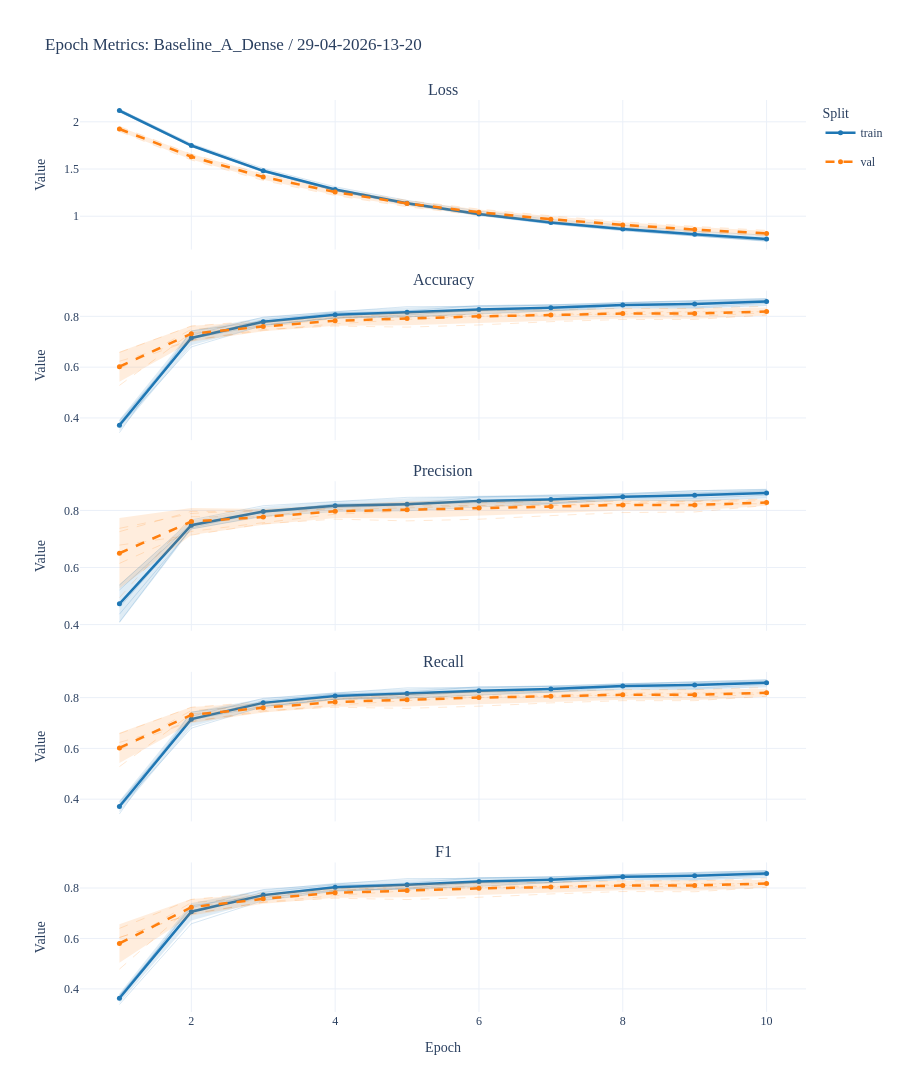
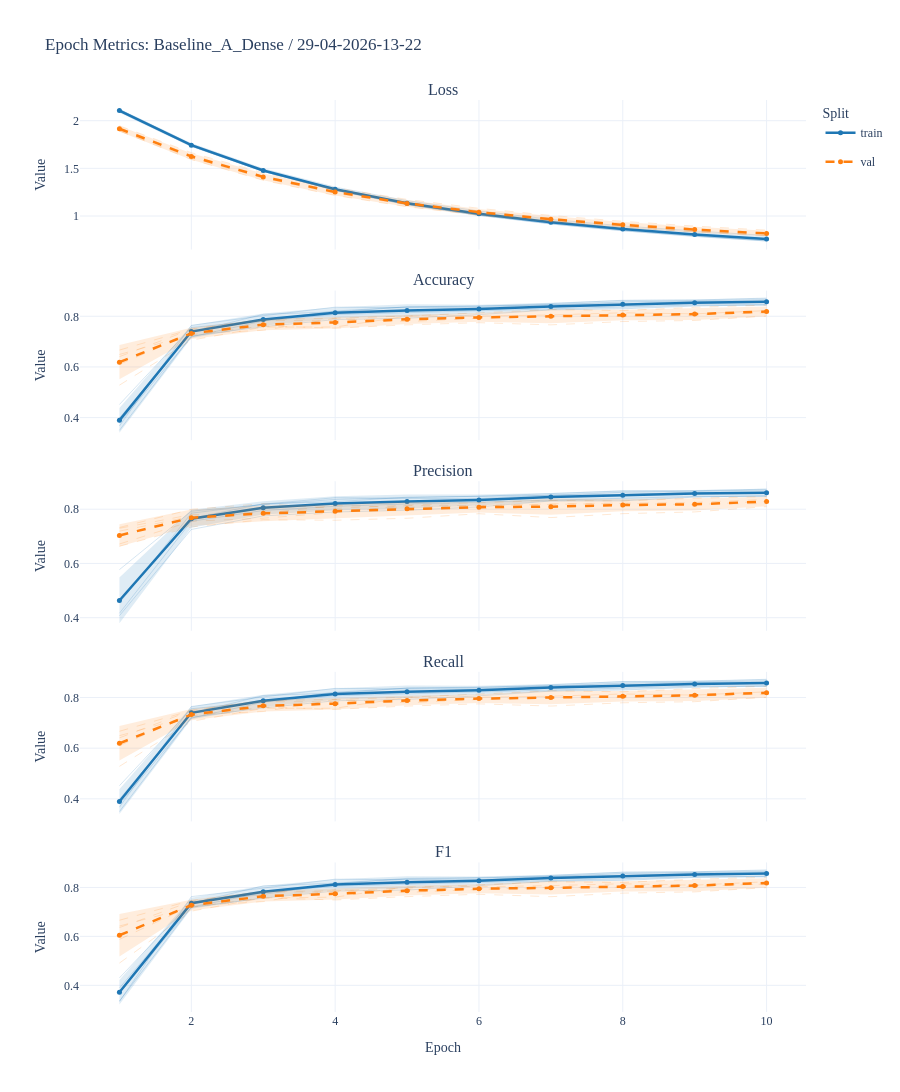
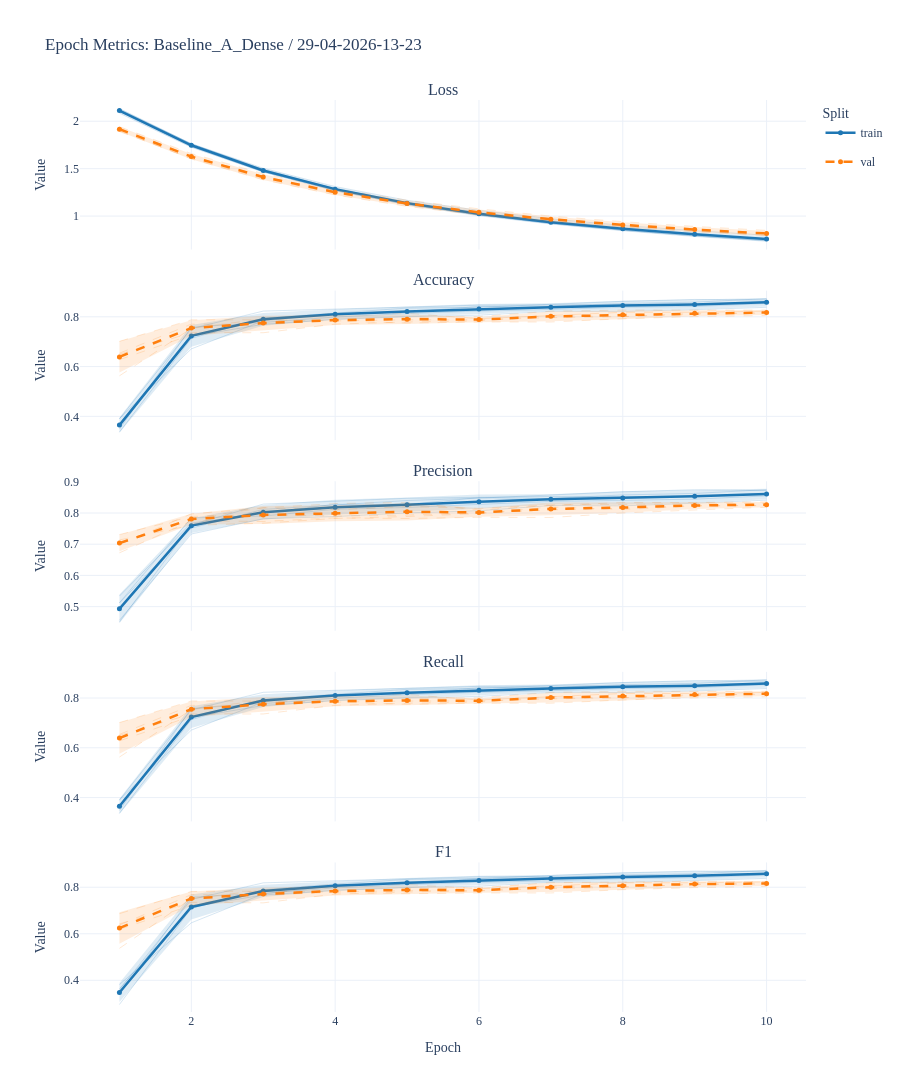
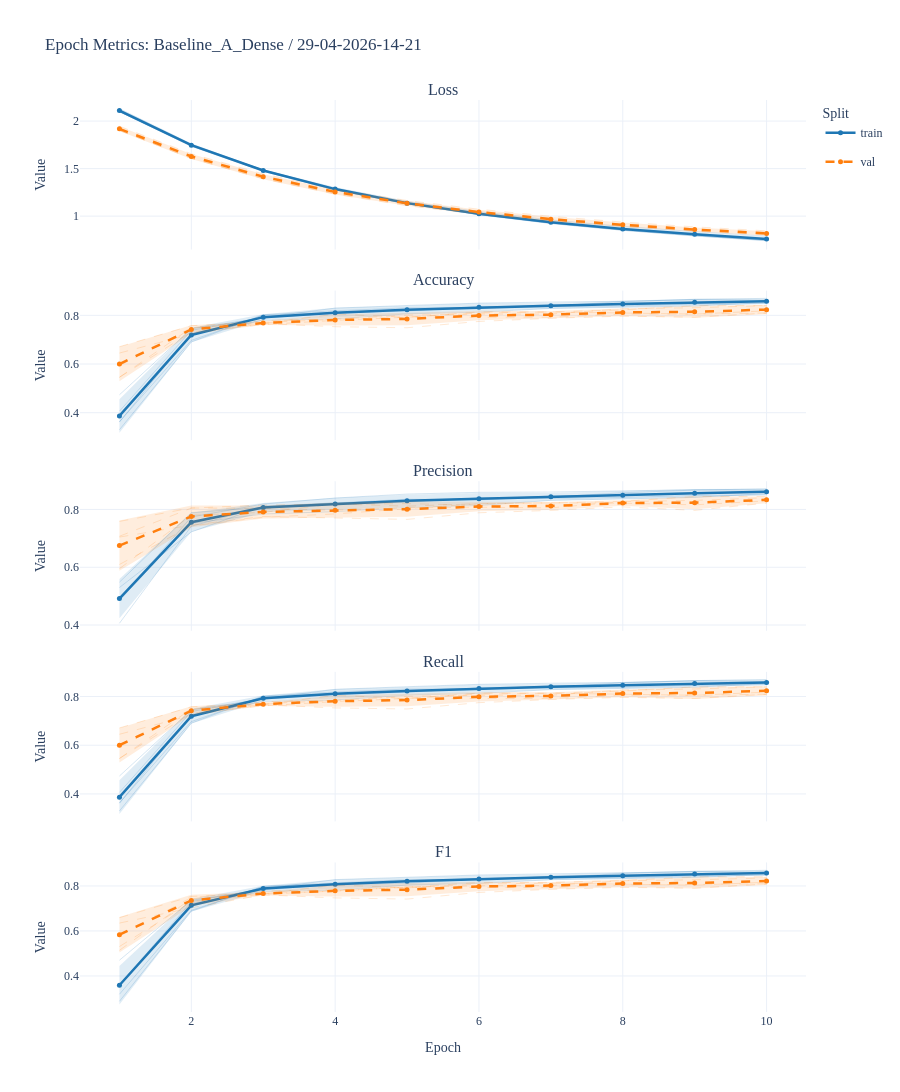

Write notebook code for charts like these, in order.
### Markdown cell above
## Epoch Curves Per Result Set

### Code cell
def plot_run_epoch_curves(result_set: str, include_subset_lines: bool = True) -> go.Figure:
    run_df = epoch_long[epoch_long["result_set"] == result_set].copy()
    if run_df.empty:
        raise ValueError(f"No epoch data found for {result_set!r}.")

    metrics = [metric for metric in METRIC_ORDER if metric in run_df["metric"].unique()]
    fig = make_subplots(
        rows=len(metrics),
        cols=1,
        shared_xaxes=True,
        vertical_spacing=0.045,
        subplot_titles=[metric.title() for metric in metrics],
    )

    split_styles = {
        "train": {"color": "#1f77b4", "dash": "solid", "band": "rgba(31,119,180,0.14)"},
        "val": {"color": "#ff7f0e", "dash": "dash", "band": "rgba(255,127,14,0.14)"},
    }

    for row_number, metric in enumerate(metrics, start=1):
        metric_df = run_df[run_df["metric"] == metric]

        if include_subset_lines:
            for (split, subset), subset_df in metric_df.groupby(["split", "subset"]):
                style = split_styles.get(split, {"color": "#999999", "dash": "dot"})
                subset_df = subset_df.sort_values("Epoch")
                fig.add_trace(
                    go.Scatter(
                        x=subset_df["Epoch"],
                        y=subset_df["value"],
                        mode="lines",
                        line=dict(color=style["color"], dash=style["dash"], width=1),
                        opacity=0.18,
                        name=f"{split} subset {subset}",
                        legendgroup=f"{metric}-{split}-subset",
                        showlegend=False,
                        hovertemplate=(
                            "subset=%{customdata[0]}<br>epoch=%{x}<br>value=%{y:.4f}<extra></extra>"
                        ),
                        customdata=subset_df[["subset"]],
                    ),
                    row=row_number,
                    col=1,
                )

        aggregated = aggregate_with_ci(metric_df, ["Epoch", "split", "metric"])
        for split, split_df in aggregated.groupby("split"):
            split_df = split_df.sort_values("Epoch")
            style = split_styles.get(split, {"color": "#444444", "dash": "solid", "band": "rgba(68,68,68,0.12)"})
            add_ci_band(
                fig,
                split_df["Epoch"],
                split_df["lower"],
                split_df["upper"],
                style["band"],
                f"{split} 95% CI",
                row=row_number,
                col=1,
            )
            fig.add_trace(
                go.Scatter(
                    x=split_df["Epoch"],
                    y=split_df["mean"],
                    mode="lines+markers",
                    line=dict(color=style["color"], dash=style["dash"], width=2.5),
                    marker=dict(size=5),
                    name=split,
                    legendgroup=split,
                    showlegend=(row_number == 1),
                    hovertemplate="epoch=%{x}<br>mean=%{y:.4f}<extra></extra>",
                ),
                row=row_number,
                col=1,
            )

    fig.update_layout(
        title=f"Epoch Metrics: {result_set}",
        height=max(360, 235 * len(metrics)),
        hovermode="x unified",
        legend_title_text="Split",
    )
    fig.update_xaxes(title_text="Epoch", row=len(metrics), col=1)
    fig.update_yaxes(title_text="Value")
    return fig


for result_set in selected_result_sets:
    display(Markdown(f"### {result_set}"))
    plot_run_epoch_curves(result_set).show()
